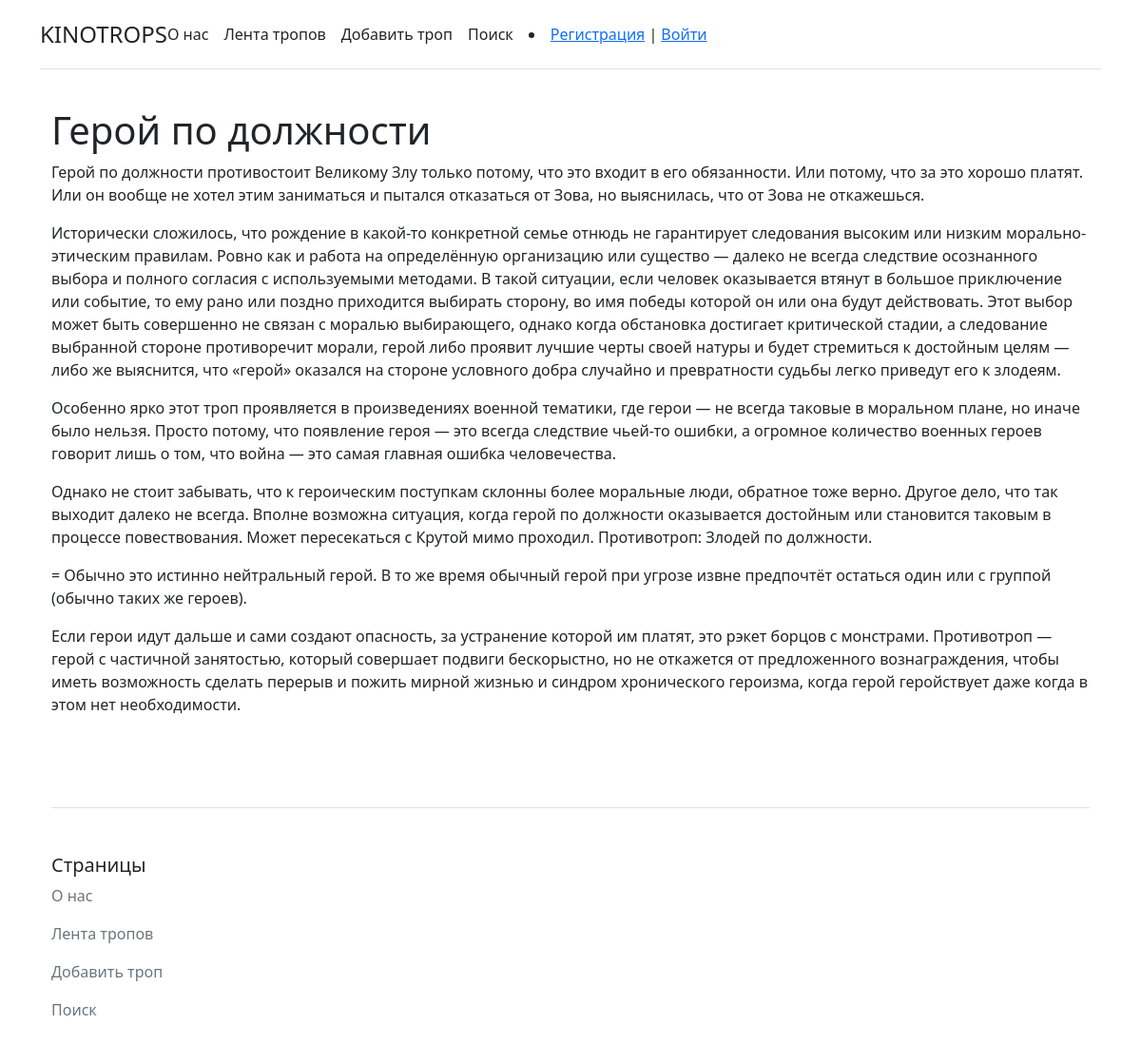
The app's page /feed_of_trops/geroj-po-dolzhnosti/ with its own data.
### trops/models.py (models this page shows, shortened)
class Trops(models.Model):
    title = models.CharField(max_length=255, verbose_name="Заголовок")
    slug = models.SlugField(max_length=255, unique=True, db_index=True, verbose_name="URL")
    content = models.TextField(blank=True, verbose_name="Описание тропа")
    time_create = models.DateTimeField(auto_now_add=True, verbose_name="Дата создания")
    time_update = models.DateTimeField(auto_now=True, verbose_name="Дата последнего изменения")
    is_published = models.BooleanField(default=True, verbose_name="Публикация")
    cat = models.ForeignKey('Category', on_delete=models.PROTECT, null=True, verbose_name="Категория")
    class Meta:
        verbose_name = 'троп'
        verbose_name_plural = 'тропы'
        ordering = ['-time_create', 'title']

### trops/views.py (the view)
# urls.py: path('feed_of_trops/<slug:trops_slug>/', ShowTrops.as_view(), name='trops'),
class ShowTrops(DataMixin, DetailView):
    model = Trops
    template_name = 'trops/trop.html'
    slug_url_kwarg = 'trops_slug'
    context_object_name = 'trop'
    def get_context_data(self, *, object_list=None, **kwargs):
        context = super().get_context_data(**kwargs)
        c_def = self.get_user_context(title=context['trop'])
        return dict(list(context.items()) + list(c_def.items()))

### trops/utils.py (called while the page is built)
    def get_user_context(self, **kwargs):
        context = kwargs
        cats = Category.objects.annotate(Count('trops'))
        context['menu'] = menu
        context['cats'] = cats
        if 'cat_selected' not in context:
            context['cat_selected'] = 0
        return context

### trops/templates/trops/trop.html
{% extends 'trops/base.html' %}
{% block content %}
<h1>{{trop.title}}</h1>
{{trop.content|linebreaks}}
{% endblock %}

### records on screen
Trops: title "Герой по должности", content "Герой по должности противостоит Великому Злу только потому, что это входит в его обязанности. Или потому, что за это хорошо платят. Или он вообще не хотел этим заниматься и пытался отказаться от Зова, но выяснилась, что от Зова не откажешься. Исторически сложилось, что рождение в какой-то конкретной семье отнюдь не гарантирует следования высоким или низким морально-этическим правилам. Ровно как и работа на определённую организацию или существо — далеко не всегда следствие осознанного выбора и полного согласия с используемыми методами. В такой ситуации, если человек оказывается втянут в большое приключение или событие, то ему рано или поздно приходится выбирать сторону, во имя победы которой…"

### other values on screen
{{ m.title }} "О нас" "Лента тропов" "Добавить троп" "Поиск"
{{ m.title }} "О нас" "Лента тропов" "Добавить троп"
{{ m.title }} "Поиск"
